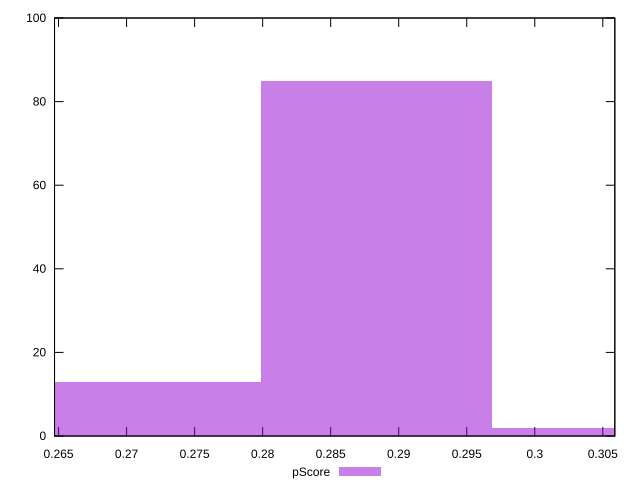

Write the gnuplot code that produced this figure.
reset

$pScore <<EOF
0.30530510407071976 2
0.2883437094001242 85
0.2713823147295287 13
EOF

set key outside below
set boxwidth 0.016961394670595542
set xrange [0.2647058823529412:0.3058823529411765]
set yrange [0:100]
set trange [0:100]
set style fill transparent solid 0.5 noborder
set terminal svg size 640, 490 enhanced background rgb 'white'
set output "report_00023_2021-02-20T12:14:57.249Z/uses-text-compression/samples/pages+cached+noadtech+nomedia/pScore/histogram.svg"

plot $pScore title "pScore" with boxes

reset
